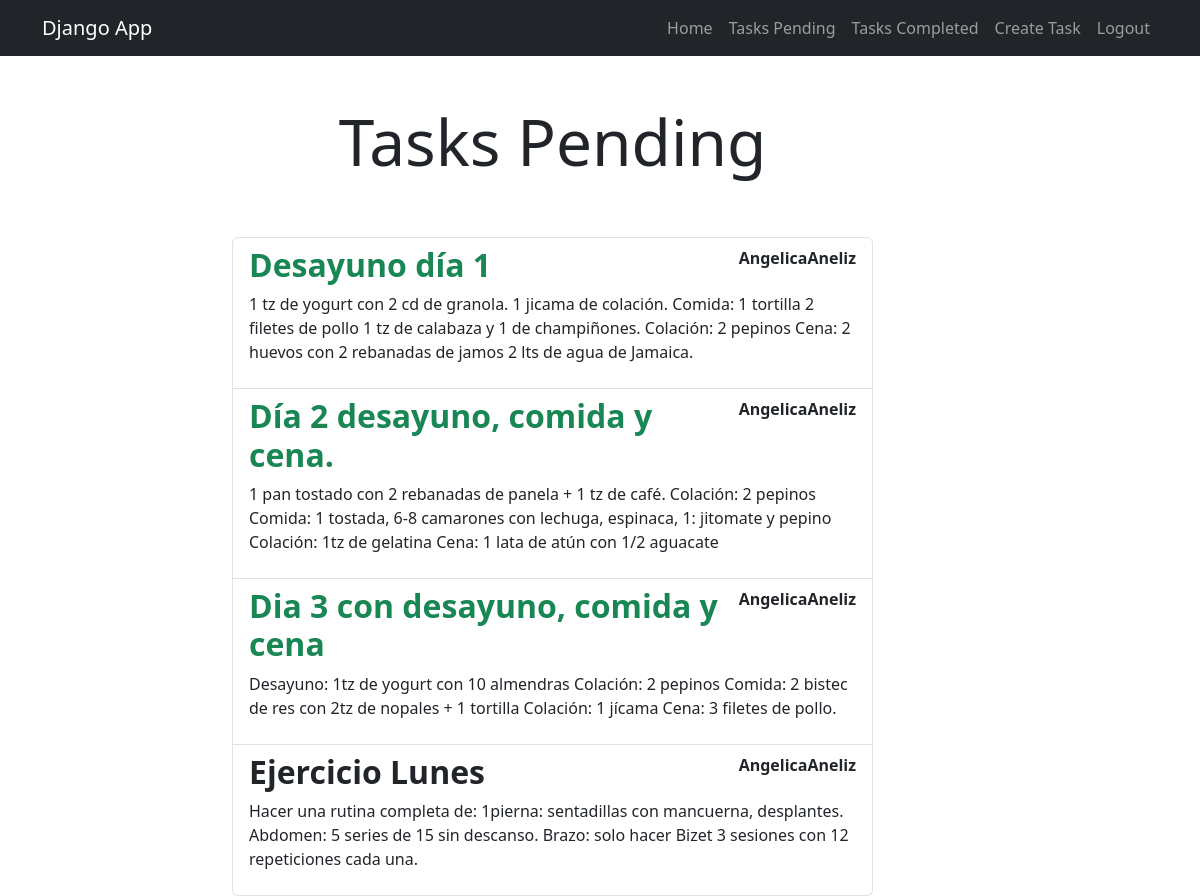
The app's page /tasks/ (signed in), older data.
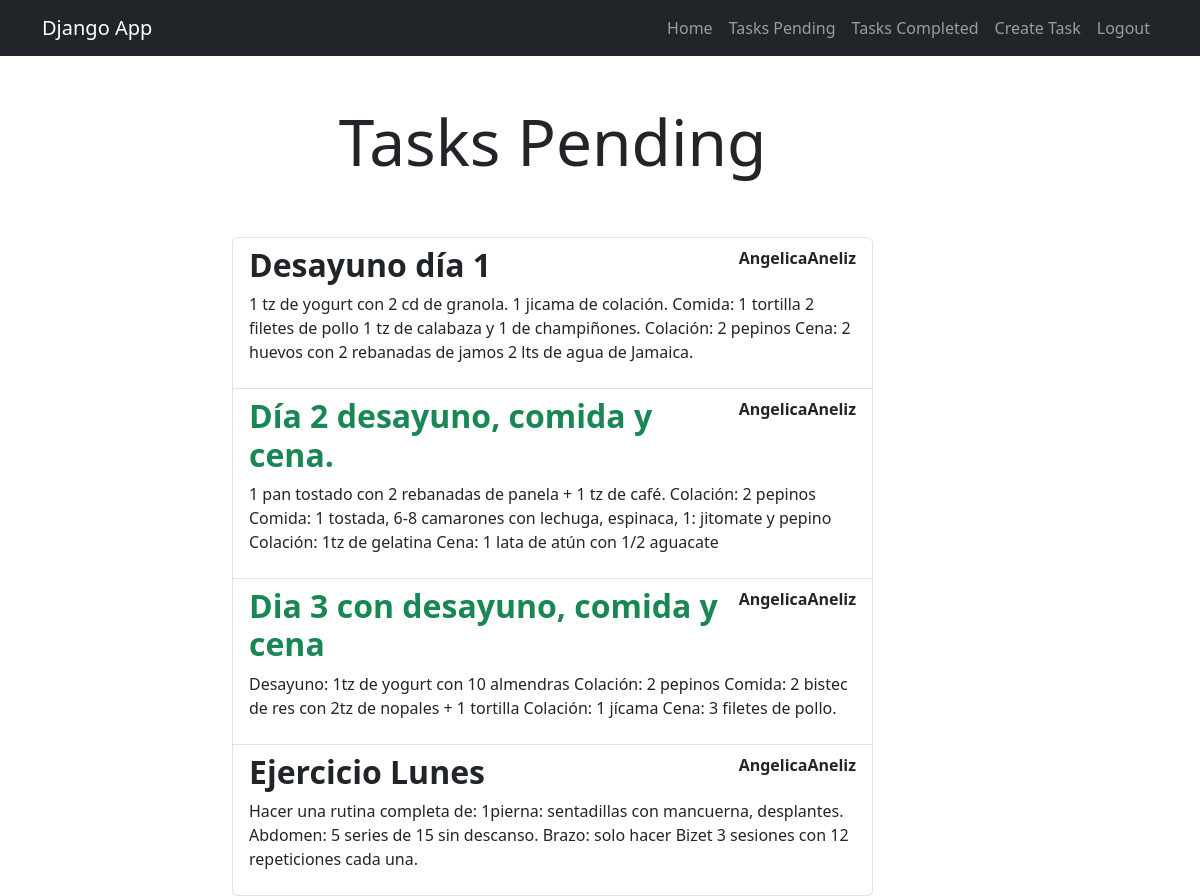
The same page, newer data.
### tasks/models.py (models this page shows, shortened)
class Task(models.Model):
    title = models.CharField(max_length=200)
    description = models.TextField(blank=True)
    created = models.DateTimeField(auto_now_add=True)
    datecompleted = models.DateTimeField(null=True, blank=True) #blanck=True indica que es opcional solo el admin y no en la base de datos
    important = models.BooleanField(default=False)
    user = models.ForeignKey(User, on_delete=models.CASCADE) #elimina datos en cascada

### tasks/views.py (the view)
# urls.py: path('tasks/', views.tasks, name='tasks'),
@login_required
def tasks(request):
    tasks = Task.objects.filter(user=request.user, datecompleted__isnull=True).order_by('-datecompleted')
    return render(request, 'tasks.html',{'tasks':tasks})

### tasks/templates/tasks.html (shortened to what this page needs)
{% extends "base.html" %}
{% block content %}
<main class="container">
    <div class="row">
        <div class="col-md-7 offset-md-2">
            <h1 class="text-center display-3 py-5">Tasks Pending</h1>
            <ol class="list-group">
                {% for task in tasks %}
                <a class="list-group-item" href='{% url "task_detail" task.id%}'>
                    <header class="d-flex justify-content-between">
                        {% if task.important %}
                        <h2 class="fw-bold text-success">{{task.title}}</h1>
                        {% else %}
                        <h2 class="fw-bold">{{task.title}}</h1>
                        {% endif %}
                        <p><strong>{{task.user.username}}</strong></p>
                    </header>
                    <p>{{task.description}}</p>
                </a>
                {% endfor %}
            </ol>
        </div>
    </div>
</main>
{% endblock  %}

Row changes from the older to the newer data that the page shows:
changed Task "Desayuno día 1": important True → False (drawn)
